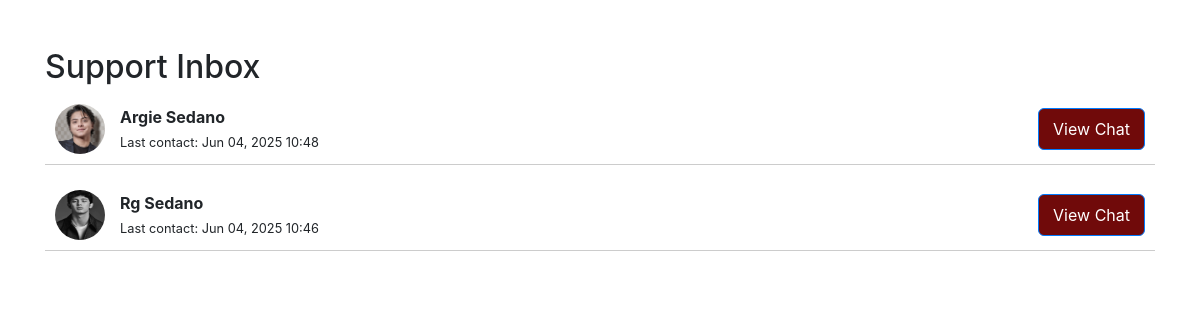
/index.php/support/admin_inbox, run on an earlier commit of the app's database.
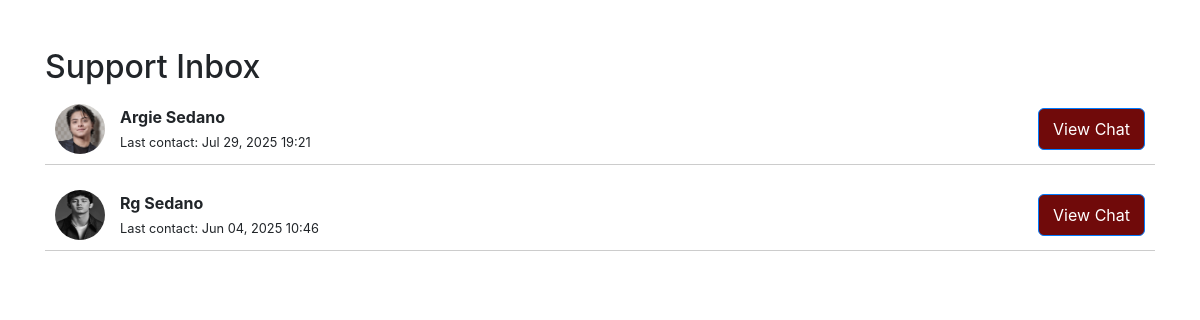
And on a later commit of the database.
### tables this page shows
CREATE TABLE `alumni` (
  `id` int(11) NOT NULL,
  `alumni_number` varchar(50) DEFAULT NULL,
  `first_name` varchar(100) DEFAULT NULL,
  `last_name` varchar(100) DEFAULT NULL,
  `gender` enum('male','female','other') DEFAULT NULL,
  `email` varchar(100) NOT NULL,
  `alternative_email` varchar(100) DEFAULT NULL,
  `password` varchar(255) NOT NULL,
  `phone` varchar(20) DEFAULT NULL,
  `alternative_phone` varchar(20) DEFAULT NULL,
  `graduation_year` int(11) DEFAULT NULL,
  `degree` varchar(100) DEFAULT NULL,
  `profile_image` varchar(255) DEFAULT NULL,
  `student_number` varchar(50) DEFAULT NULL,
  `last_login` timestamp NOT NULL DEFAULT current_timestamp() ON UPDATE current_timestamp(),
  `status` enum('active','inactive') DEFAULT 'inactive',
  `current_job` varchar(100) DEFAULT NULL,
  `current_job_organization` varchar(150) DEFAULT NULL,
  `current_job_length` varchar(50) DEFAULT NULL,
  `soft_skills` text DEFAULT NULL,
  `technical_skills` text DEFAULT NULL,
  `school` varchar(100) DEFAULT NULL,
  `created_at` timestamp NOT NULL DEFAULT current_timestamp(),
  `email_verified` tinyint(1) NOT NULL DEFAULT 0,
  `verification_token` varchar(128) DEFAULT NULL,
  `verification_sent_at` datetime DEFAULT NULL
);

### application/controllers/Support.php (called while the page is built, shortened)
<?php
class Support extends CI_Controller {
public function __construct() {
    $this->load->model('Support_model');
    $this->load->helper('url');
    $this->load->library('session');
}
public function admin_inbox() {
    $data['alumni_list'] = $this->Support_model->get_alumni_support_list();
    $this->load->view('__header', $data);
    $this->load->view('admin/support_inbox', $data);
    $this->load->view('__footer');
}
}

### index.php (called while the page is built, shortened)
<?php
	require_once BASEPATH.'core/CodeIgniter.php';

### application/models/Support_model.php (called while the page is built, shortened)
<?php
class Support_model extends CI_Model {
    public function get_alumni_support_list()
    {
        $this->db->select('a.id, a.first_name, a.last_name, a.profile_image, a.gender, MAX(sm.created_at) as last_contact');
        $this->db->from('support_messages sm');
        $this->db->join('alumni a', 'a.id = sm.sender_id');
        $this->db->where('sm.is_admin', 0);
        $this->db->group_by('a.id');
        $this->db->order_by('last_contact', 'DESC');
        return $this->db->get()->result();
    }
}

### application/views/admin/support_inbox.php (the view, shortened to what this page needs)
<div class="container-fluid">
<div class="container mt-5">
<h2>Support Inbox</h2>
<ul class="alumni-inbox-list">
    <?php foreach ($alumni_list as $alumni): ?>
        <?php
            $image = !empty($alumni->profile_image)
                ? base_url('assets/uploads/alumni/' . $alumni->profile_image)
                : base_url('assets/images/' . (strtolower($alumni->gender) === 'female' ? 'person-female.png' : 'person-male.png'));
        ?>
        <li class="alumni-inbox-item">
            <img src="<?= $image ?>" alt="Profile" class="profile-img">
            <div class="alumni-info">
                <strong><?= ucwords($alumni->first_name . ' ' . $alumni->last_name) ?></strong><br>
                <small>Last contact: <?= date('M d, Y H:i', strtotime($alumni->last_contact)) ?></small>
            </div>
            <button class="btn btn-primary" onclick="openChatModal(<?= $alumni->id ?>)">View Chat</button>
        </li>
    <?php endforeach; ?>
</ul>
</div>
</div>

### application/views/__header.php (shortened to what this page needs)
<!DOCTYPE html>
<html lang="en">
<head>
    <link href="<?php echo base_url('assets/fontawesome-free/css/all.min.css'); ?>" rel="stylesheet" type="text/css">
    <link href="<?php echo base_url('assets/css/sb-admin-2.min.css'); ?>" rel="stylesheet">
    <link href="<?php echo base_url('assets/css/user/post.css'); ?>" rel="stylesheet">
    <link rel="stylesheet" href="https://cdn.datatables.net/1.13.6/css/jquery.dataTables.min.css">
    <link rel="stylesheet" href="https://stackpath.bootstrapcdn.com/bootstrap/4.5.2/css/bootstrap.min.css">
</head>
<body id="page-top">

### application/views/__footer.php (shortened to what this page needs)
</body>
</html>

### application/views/admin/support_inbox.php (style rules this page uses)
.alumni-inbox-list { list-style: none; padding: 0; }
.alumni-inbox-item { display: flex; align-items: center; margin-bottom: 15px; padding: 10px; border-bottom: 1px solid #ccc; }
.profile-img { width: 50px; height: 50px; border-radius: 50%; margin-right: 15px; }
.alumni-info { flex-grow: 1; }
.btn-primary { background-color: #700A0A; color: white; padding: 8px 14px; text-decoration: none; border-radius: 6px; }

What changed in the data, as far as the page shows it:
changed alumni "Argie Sedano": last_contact "Jun 04, 2025 10:48" → "Jul 29, 2025 19:21"
